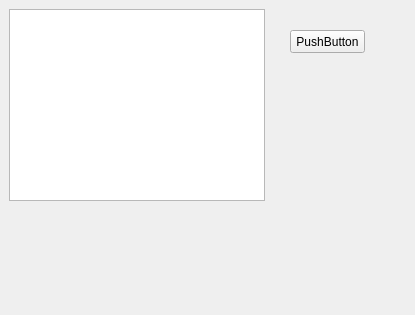
<?xml version="1.0" encoding="UTF-8"?>
<ui version="4.0">
 <class>Customers</class>
 <widget class="QWidget" name="Customers">
  <property name="geometry">
   <rect>
    <x>0</x>
    <y>0</y>
    <width>415</width>
    <height>315</height>
   </rect>
  </property>
  <property name="windowTitle">
   <string>Form</string>
  </property>
  <widget class="QTableView" name="tableView">
   <property name="geometry">
    <rect>
     <x>9</x>
     <y>9</y>
     <width>256</width>
     <height>192</height>
    </rect>
   </property>
  </widget>
  <widget class="QPushButton" name="pushButton">
   <property name="geometry">
    <rect>
     <x>290</x>
     <y>30</y>
     <width>75</width>
     <height>23</height>
    </rect>
   </property>
   <property name="text">
    <string>PushButton</string>
   </property>
  </widget>
 </widget>
 <resources/>
 <connections/>
</ui>
